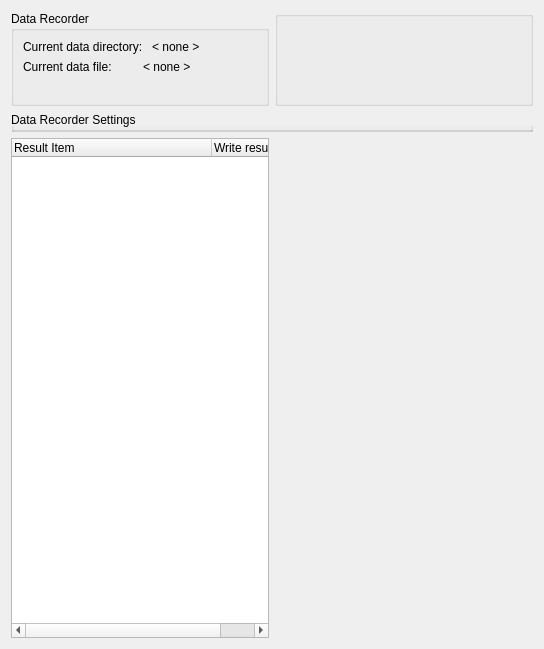
<?xml version="1.0" encoding="UTF-8"?>
<ui version="4.0">
 <class>Form</class>
 <widget class="QWidget" name="Form">
  <property name="geometry">
   <rect>
    <x>0</x>
    <y>0</y>
    <width>544</width>
    <height>648</height>
   </rect>
  </property>
  <property name="minimumSize">
   <size>
    <width>0</width>
    <height>0</height>
   </size>
  </property>
  <property name="windowTitle">
   <string>Data Recorder</string>
  </property>
  <layout class="QGridLayout" name="gridLayout">
   <item row="0" column="1">
    <widget class="QGroupBox" name="groupBox">
     <property name="sizePolicy">
      <sizepolicy hsizetype="Preferred" vsizetype="Minimum">
       <horstretch>0</horstretch>
       <verstretch>0</verstretch>
      </sizepolicy>
     </property>
    </widget>
   </item>
   <item row="0" column="0">
    <widget class="QGroupBox" name="grpBoxDataRecorder">
     <property name="sizePolicy">
      <sizepolicy hsizetype="Preferred" vsizetype="Minimum">
       <horstretch>0</horstretch>
       <verstretch>0</verstretch>
      </sizepolicy>
     </property>
     <property name="title">
      <string>Data Recorder</string>
     </property>
     <layout class="QHBoxLayout" name="horizontalLayout">
      <item>
      <layout class="QVBoxLayout" name="verticalLayout_1">

      <item>
       <layout class="QHBoxLayout" name="horizontalLayout_1">
        <item>
         <widget class="QLabel" name="lblCurrentDataDir">
          <property name="text">
           <string>Current data directory: </string>
          </property>
         </widget>
        </item>
        <item>
         <widget class="QLabel" name="lbl_data_directoryname">
          <property name="text">
           <string>&lt; none &gt;</string>
          </property>
         </widget>
        </item>
       </layout>
      </item>

      <item>
       <layout class="QHBoxLayout" name="horizontalLayout_3">
        <item>
         <widget class="QLabel" name="lblCurrentDataFile">
          <property name="text">
           <string>Current data file: </string>
          </property>
         </widget>
        </item>
        <item>
         <widget class="QLabel" name="lbl_data_filename">
          <property name="text">
           <string>&lt; none &gt;</string>
          </property>
         </widget>
        </item>
       </layout>
      </item>


      <item>
       <layout class="QHBoxLayout" name="horizontalLayout_4">
        <item alignment="Qt::AlignRight">
         <widget class="QLabel" name="lbl_message_recorder">
          <property name="text">
           <string>&lt;Message&gt;</string>
          </property>
         </widget>
        </item>
       </layout>
      </item>
      

      </layout>
      </item>



     </layout>
    </widget>


   </item>
   <item row="1" column="0" colspan="2">
    <widget class="QGroupBox" name="grpBoxDataRecorderSettings">
     <property name="sizePolicy">
      <sizepolicy hsizetype="Preferred" vsizetype="MinimumExpanding">
       <horstretch>0</horstretch>
       <verstretch>0</verstretch>
      </sizepolicy>
     </property>
     <property name="minimumSize">
      <size>
       <width>0</width>
       <height>20</height>
      </size>
     </property>
     <property name="title">
      <string>Data Recorder Settings</string>
     </property>
     <layout class="QVBoxLayout" name="verticalLayout_items"/>
    </widget>
   </item>

   <item>
    <widget class="QTreeWidget" name="treeWidget">
     <attribute name="headerMinimumSectionSize">
      <number>100</number>
     </attribute>
     <attribute name="headerDefaultSectionSize">
      <number>200</number>
     </attribute>
     <column>
      <property name="text">
       <string>Result Item</string>
      </property>
     </column>
     <column>
      <property name="text">
       <string>Write result</string>
      </property>
     </column>

     <property name="sizePolicy">
      <sizepolicy hsizetype="Preferred" vsizetype="MinimumExpanding">
       <horstretch>0</horstretch>
       <verstretch>0</verstretch>
      </sizepolicy>
     </property>
     <property name="minimumSize">
      <size>
       <width>0</width>
       <height>500</height>
      </size>
     </property>



    </widget>
   </item>


  </layout>
 </widget>
 <resources/>
 <connections/>
</ui>
